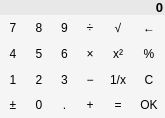
<?xml version="1.0" encoding="UTF-8"?>
<ui version="4.0">
 <class>WPopupCalculator</class>
 <widget class="QWidget" name="WPopupCalculator">
  <property name="geometry">
   <rect>
    <x>0</x>
    <y>0</y>
    <width>165</width>
    <height>118</height>
   </rect>
  </property>
  <property name="palette">
   <palette>
    <active>
     <colorrole role="Button">
      <brush brushstyle="SolidPattern">
       <color alpha="255">
        <red>245</red>
        <green>245</green>
        <blue>245</blue>
       </color>
      </brush>
     </colorrole>
     <colorrole role="Base">
      <brush brushstyle="SolidPattern">
       <color alpha="255">
        <red>245</red>
        <green>245</green>
        <blue>245</blue>
       </color>
      </brush>
     </colorrole>
     <colorrole role="Window">
      <brush brushstyle="SolidPattern">
       <color alpha="255">
        <red>245</red>
        <green>245</green>
        <blue>245</blue>
       </color>
      </brush>
     </colorrole>
    </active>
    <inactive>
     <colorrole role="Button">
      <brush brushstyle="SolidPattern">
       <color alpha="255">
        <red>245</red>
        <green>245</green>
        <blue>245</blue>
       </color>
      </brush>
     </colorrole>
     <colorrole role="Base">
      <brush brushstyle="SolidPattern">
       <color alpha="255">
        <red>245</red>
        <green>245</green>
        <blue>245</blue>
       </color>
      </brush>
     </colorrole>
     <colorrole role="Window">
      <brush brushstyle="SolidPattern">
       <color alpha="255">
        <red>245</red>
        <green>245</green>
        <blue>245</blue>
       </color>
      </brush>
     </colorrole>
    </inactive>
    <disabled>
     <colorrole role="Button">
      <brush brushstyle="SolidPattern">
       <color alpha="255">
        <red>245</red>
        <green>245</green>
        <blue>245</blue>
       </color>
      </brush>
     </colorrole>
     <colorrole role="Base">
      <brush brushstyle="SolidPattern">
       <color alpha="255">
        <red>245</red>
        <green>245</green>
        <blue>245</blue>
       </color>
      </brush>
     </colorrole>
     <colorrole role="Window">
      <brush brushstyle="SolidPattern">
       <color alpha="255">
        <red>245</red>
        <green>245</green>
        <blue>245</blue>
       </color>
      </brush>
     </colorrole>
    </disabled>
   </palette>
  </property>
  <property name="windowTitle">
   <string>Калькулятор</string>
  </property>
  <property name="styleSheet">
   <string notr="true">background-color: rgb(245, 245, 245);</string>
  </property>
  <layout class="QGridLayout" name="gridLayout">
   <property name="margin">
    <number>0</number>
   </property>
   <property name="spacing">
    <number>0</number>
   </property>
   <item row="0" column="0" colspan="6">
    <widget class="QLabel" name="display">
     <property name="sizePolicy">
      <sizepolicy hsizetype="Expanding" vsizetype="Preferred">
       <horstretch>0</horstretch>
       <verstretch>0</verstretch>
      </sizepolicy>
     </property>
     <property name="font">
      <font>
       <pointsize>10</pointsize>
       <weight>75</weight>
       <bold>true</bold>
      </font>
     </property>
     <property name="styleSheet">
      <string notr="true">background-color: rgb(232, 232, 232);</string>
     </property>
     <property name="text">
      <string>0</string>
     </property>
     <property name="textFormat">
      <enum>Qt::PlainText</enum>
     </property>
     <property name="alignment">
      <set>Qt::AlignRight|Qt::AlignTrailing|Qt::AlignVCenter</set>
     </property>
     <property name="margin">
      <number>3</number>
     </property>
     <property name="indent">
      <number>2</number>
     </property>
     <property name="textInteractionFlags">
      <set>Qt::LinksAccessibleByMouse|Qt::TextSelectableByMouse</set>
     </property>
    </widget>
   </item>
   <item row="1" column="0">
    <widget class="QToolButton" name="digitButton_7">
     <property name="sizePolicy">
      <sizepolicy hsizetype="Minimum" vsizetype="MinimumExpanding">
       <horstretch>0</horstretch>
       <verstretch>0</verstretch>
      </sizepolicy>
     </property>
     <property name="minimumSize">
      <size>
       <width>24</width>
       <height>24</height>
      </size>
     </property>
     <property name="focusPolicy">
      <enum>Qt::NoFocus</enum>
     </property>
     <property name="text">
      <string notr="true">7</string>
     </property>
     <property name="autoRaise">
      <bool>true</bool>
     </property>
    </widget>
   </item>
   <item row="1" column="1">
    <widget class="QToolButton" name="digitButton_8">
     <property name="sizePolicy">
      <sizepolicy hsizetype="Minimum" vsizetype="MinimumExpanding">
       <horstretch>0</horstretch>
       <verstretch>0</verstretch>
      </sizepolicy>
     </property>
     <property name="minimumSize">
      <size>
       <width>24</width>
       <height>24</height>
      </size>
     </property>
     <property name="focusPolicy">
      <enum>Qt::NoFocus</enum>
     </property>
     <property name="text">
      <string notr="true">8</string>
     </property>
     <property name="autoRaise">
      <bool>true</bool>
     </property>
    </widget>
   </item>
   <item row="1" column="2">
    <widget class="QToolButton" name="digitButton_9">
     <property name="sizePolicy">
      <sizepolicy hsizetype="Minimum" vsizetype="MinimumExpanding">
       <horstretch>0</horstretch>
       <verstretch>0</verstretch>
      </sizepolicy>
     </property>
     <property name="minimumSize">
      <size>
       <width>24</width>
       <height>24</height>
      </size>
     </property>
     <property name="focusPolicy">
      <enum>Qt::NoFocus</enum>
     </property>
     <property name="text">
      <string notr="true">9</string>
     </property>
     <property name="autoRaise">
      <bool>true</bool>
     </property>
    </widget>
   </item>
   <item row="1" column="3">
    <widget class="QToolButton" name="divideButton">
     <property name="sizePolicy">
      <sizepolicy hsizetype="Minimum" vsizetype="MinimumExpanding">
       <horstretch>0</horstretch>
       <verstretch>0</verstretch>
      </sizepolicy>
     </property>
     <property name="minimumSize">
      <size>
       <width>24</width>
       <height>24</height>
      </size>
     </property>
     <property name="focusPolicy">
      <enum>Qt::NoFocus</enum>
     </property>
     <property name="toolTip">
      <string>Divide</string>
     </property>
     <property name="text">
      <string notr="true">÷</string>
     </property>
     <property name="autoRaise">
      <bool>true</bool>
     </property>
    </widget>
   </item>
   <item row="1" column="4">
    <widget class="QToolButton" name="squareRootButton">
     <property name="sizePolicy">
      <sizepolicy hsizetype="Minimum" vsizetype="MinimumExpanding">
       <horstretch>0</horstretch>
       <verstretch>0</verstretch>
      </sizepolicy>
     </property>
     <property name="minimumSize">
      <size>
       <width>24</width>
       <height>24</height>
      </size>
     </property>
     <property name="focusPolicy">
      <enum>Qt::NoFocus</enum>
     </property>
     <property name="toolTip">
      <string>Square root</string>
     </property>
     <property name="text">
      <string notr="true">√</string>
     </property>
     <property name="autoRaise">
      <bool>true</bool>
     </property>
    </widget>
   </item>
   <item row="1" column="5">
    <widget class="QToolButton" name="backspaceButton">
     <property name="sizePolicy">
      <sizepolicy hsizetype="Minimum" vsizetype="MinimumExpanding">
       <horstretch>0</horstretch>
       <verstretch>0</verstretch>
      </sizepolicy>
     </property>
     <property name="minimumSize">
      <size>
       <width>24</width>
       <height>24</height>
      </size>
     </property>
     <property name="focusPolicy">
      <enum>Qt::NoFocus</enum>
     </property>
     <property name="toolTip">
      <string>Backspace</string>
     </property>
     <property name="text">
      <string notr="true">←</string>
     </property>
     <property name="autoRaise">
      <bool>true</bool>
     </property>
    </widget>
   </item>
   <item row="2" column="0">
    <widget class="QToolButton" name="digitButton_4">
     <property name="sizePolicy">
      <sizepolicy hsizetype="Minimum" vsizetype="MinimumExpanding">
       <horstretch>0</horstretch>
       <verstretch>0</verstretch>
      </sizepolicy>
     </property>
     <property name="minimumSize">
      <size>
       <width>24</width>
       <height>24</height>
      </size>
     </property>
     <property name="focusPolicy">
      <enum>Qt::NoFocus</enum>
     </property>
     <property name="text">
      <string notr="true">4</string>
     </property>
     <property name="autoRaise">
      <bool>true</bool>
     </property>
    </widget>
   </item>
   <item row="2" column="1">
    <widget class="QToolButton" name="digitButton_5">
     <property name="sizePolicy">
      <sizepolicy hsizetype="Minimum" vsizetype="MinimumExpanding">
       <horstretch>0</horstretch>
       <verstretch>0</verstretch>
      </sizepolicy>
     </property>
     <property name="minimumSize">
      <size>
       <width>24</width>
       <height>24</height>
      </size>
     </property>
     <property name="focusPolicy">
      <enum>Qt::NoFocus</enum>
     </property>
     <property name="text">
      <string notr="true">5</string>
     </property>
     <property name="autoRaise">
      <bool>true</bool>
     </property>
    </widget>
   </item>
   <item row="2" column="2">
    <widget class="QToolButton" name="digitButton_6">
     <property name="sizePolicy">
      <sizepolicy hsizetype="Minimum" vsizetype="MinimumExpanding">
       <horstretch>0</horstretch>
       <verstretch>0</verstretch>
      </sizepolicy>
     </property>
     <property name="minimumSize">
      <size>
       <width>24</width>
       <height>24</height>
      </size>
     </property>
     <property name="focusPolicy">
      <enum>Qt::NoFocus</enum>
     </property>
     <property name="text">
      <string notr="true">6</string>
     </property>
     <property name="autoRaise">
      <bool>true</bool>
     </property>
    </widget>
   </item>
   <item row="2" column="3">
    <widget class="QToolButton" name="multiplyButton">
     <property name="sizePolicy">
      <sizepolicy hsizetype="Minimum" vsizetype="MinimumExpanding">
       <horstretch>0</horstretch>
       <verstretch>0</verstretch>
      </sizepolicy>
     </property>
     <property name="minimumSize">
      <size>
       <width>24</width>
       <height>24</height>
      </size>
     </property>
     <property name="focusPolicy">
      <enum>Qt::NoFocus</enum>
     </property>
     <property name="toolTip">
      <string>Multiply</string>
     </property>
     <property name="text">
      <string notr="true">×</string>
     </property>
     <property name="autoRaise">
      <bool>true</bool>
     </property>
    </widget>
   </item>
   <item row="2" column="4">
    <widget class="QToolButton" name="powerButton">
     <property name="sizePolicy">
      <sizepolicy hsizetype="Minimum" vsizetype="MinimumExpanding">
       <horstretch>0</horstretch>
       <verstretch>0</verstretch>
      </sizepolicy>
     </property>
     <property name="minimumSize">
      <size>
       <width>24</width>
       <height>24</height>
      </size>
     </property>
     <property name="focusPolicy">
      <enum>Qt::NoFocus</enum>
     </property>
     <property name="text">
      <string notr="true">x²</string>
     </property>
     <property name="autoRaise">
      <bool>true</bool>
     </property>
    </widget>
   </item>
   <item row="2" column="5">
    <widget class="QToolButton" name="percentButton">
     <property name="sizePolicy">
      <sizepolicy hsizetype="Minimum" vsizetype="MinimumExpanding">
       <horstretch>0</horstretch>
       <verstretch>0</verstretch>
      </sizepolicy>
     </property>
     <property name="minimumSize">
      <size>
       <width>24</width>
       <height>24</height>
      </size>
     </property>
     <property name="focusPolicy">
      <enum>Qt::NoFocus</enum>
     </property>
     <property name="toolTip">
      <string>Percent</string>
     </property>
     <property name="text">
      <string notr="true">%</string>
     </property>
     <property name="autoRaise">
      <bool>true</bool>
     </property>
    </widget>
   </item>
   <item row="3" column="0">
    <widget class="QToolButton" name="digitButton_1">
     <property name="sizePolicy">
      <sizepolicy hsizetype="Minimum" vsizetype="MinimumExpanding">
       <horstretch>0</horstretch>
       <verstretch>0</verstretch>
      </sizepolicy>
     </property>
     <property name="minimumSize">
      <size>
       <width>24</width>
       <height>24</height>
      </size>
     </property>
     <property name="focusPolicy">
      <enum>Qt::NoFocus</enum>
     </property>
     <property name="text">
      <string notr="true">1</string>
     </property>
     <property name="autoRaise">
      <bool>true</bool>
     </property>
    </widget>
   </item>
   <item row="3" column="1">
    <widget class="QToolButton" name="digitButton_2">
     <property name="sizePolicy">
      <sizepolicy hsizetype="Minimum" vsizetype="MinimumExpanding">
       <horstretch>0</horstretch>
       <verstretch>0</verstretch>
      </sizepolicy>
     </property>
     <property name="minimumSize">
      <size>
       <width>24</width>
       <height>24</height>
      </size>
     </property>
     <property name="focusPolicy">
      <enum>Qt::NoFocus</enum>
     </property>
     <property name="text">
      <string notr="true">2</string>
     </property>
     <property name="autoRaise">
      <bool>true</bool>
     </property>
    </widget>
   </item>
   <item row="3" column="2">
    <widget class="QToolButton" name="digitButton_3">
     <property name="sizePolicy">
      <sizepolicy hsizetype="Minimum" vsizetype="MinimumExpanding">
       <horstretch>0</horstretch>
       <verstretch>0</verstretch>
      </sizepolicy>
     </property>
     <property name="minimumSize">
      <size>
       <width>24</width>
       <height>24</height>
      </size>
     </property>
     <property name="focusPolicy">
      <enum>Qt::NoFocus</enum>
     </property>
     <property name="text">
      <string notr="true">3</string>
     </property>
     <property name="autoRaise">
      <bool>true</bool>
     </property>
    </widget>
   </item>
   <item row="3" column="3">
    <widget class="QToolButton" name="minusButton">
     <property name="sizePolicy">
      <sizepolicy hsizetype="Minimum" vsizetype="MinimumExpanding">
       <horstretch>0</horstretch>
       <verstretch>0</verstretch>
      </sizepolicy>
     </property>
     <property name="minimumSize">
      <size>
       <width>24</width>
       <height>24</height>
      </size>
     </property>
     <property name="focusPolicy">
      <enum>Qt::NoFocus</enum>
     </property>
     <property name="toolTip">
      <string>Minus</string>
     </property>
     <property name="text">
      <string notr="true">−</string>
     </property>
     <property name="autoRaise">
      <bool>true</bool>
     </property>
    </widget>
   </item>
   <item row="3" column="4">
    <widget class="QToolButton" name="reciprocalButton">
     <property name="sizePolicy">
      <sizepolicy hsizetype="Minimum" vsizetype="MinimumExpanding">
       <horstretch>0</horstretch>
       <verstretch>0</verstretch>
      </sizepolicy>
     </property>
     <property name="minimumSize">
      <size>
       <width>24</width>
       <height>24</height>
      </size>
     </property>
     <property name="focusPolicy">
      <enum>Qt::NoFocus</enum>
     </property>
     <property name="text">
      <string notr="true">1/x</string>
     </property>
     <property name="autoRaise">
      <bool>true</bool>
     </property>
    </widget>
   </item>
   <item row="3" column="5">
    <widget class="QToolButton" name="clearButton">
     <property name="sizePolicy">
      <sizepolicy hsizetype="Minimum" vsizetype="MinimumExpanding">
       <horstretch>0</horstretch>
       <verstretch>0</verstretch>
      </sizepolicy>
     </property>
     <property name="minimumSize">
      <size>
       <width>24</width>
       <height>24</height>
      </size>
     </property>
     <property name="focusPolicy">
      <enum>Qt::NoFocus</enum>
     </property>
     <property name="toolTip">
      <string>Clear all (Delete)</string>
     </property>
     <property name="text">
      <string notr="true">C</string>
     </property>
     <property name="autoRaise">
      <bool>true</bool>
     </property>
    </widget>
   </item>
   <item row="4" column="0">
    <widget class="QToolButton" name="changeSignButton">
     <property name="sizePolicy">
      <sizepolicy hsizetype="Minimum" vsizetype="MinimumExpanding">
       <horstretch>0</horstretch>
       <verstretch>0</verstretch>
      </sizepolicy>
     </property>
     <property name="minimumSize">
      <size>
       <width>24</width>
       <height>24</height>
      </size>
     </property>
     <property name="focusPolicy">
      <enum>Qt::NoFocus</enum>
     </property>
     <property name="toolTip">
      <string>Change sign</string>
     </property>
     <property name="text">
      <string notr="true">±</string>
     </property>
     <property name="autoRaise">
      <bool>true</bool>
     </property>
    </widget>
   </item>
   <item row="4" column="1">
    <widget class="QToolButton" name="digitButton_0">
     <property name="sizePolicy">
      <sizepolicy hsizetype="Minimum" vsizetype="MinimumExpanding">
       <horstretch>0</horstretch>
       <verstretch>0</verstretch>
      </sizepolicy>
     </property>
     <property name="minimumSize">
      <size>
       <width>24</width>
       <height>24</height>
      </size>
     </property>
     <property name="focusPolicy">
      <enum>Qt::NoFocus</enum>
     </property>
     <property name="text">
      <string notr="true">0</string>
     </property>
     <property name="autoRaise">
      <bool>true</bool>
     </property>
    </widget>
   </item>
   <item row="4" column="2">
    <widget class="QToolButton" name="pointButton">
     <property name="sizePolicy">
      <sizepolicy hsizetype="Minimum" vsizetype="MinimumExpanding">
       <horstretch>0</horstretch>
       <verstretch>0</verstretch>
      </sizepolicy>
     </property>
     <property name="minimumSize">
      <size>
       <width>24</width>
       <height>24</height>
      </size>
     </property>
     <property name="focusPolicy">
      <enum>Qt::NoFocus</enum>
     </property>
     <property name="toolTip">
      <string>Decimal point</string>
     </property>
     <property name="text">
      <string notr="true">.</string>
     </property>
     <property name="autoRaise">
      <bool>true</bool>
     </property>
    </widget>
   </item>
   <item row="4" column="3">
    <widget class="QToolButton" name="plusButton">
     <property name="sizePolicy">
      <sizepolicy hsizetype="Minimum" vsizetype="MinimumExpanding">
       <horstretch>0</horstretch>
       <verstretch>0</verstretch>
      </sizepolicy>
     </property>
     <property name="minimumSize">
      <size>
       <width>24</width>
       <height>24</height>
      </size>
     </property>
     <property name="focusPolicy">
      <enum>Qt::NoFocus</enum>
     </property>
     <property name="toolTip">
      <string>Plus</string>
     </property>
     <property name="text">
      <string notr="true">+</string>
     </property>
     <property name="autoRaise">
      <bool>true</bool>
     </property>
    </widget>
   </item>
   <item row="4" column="4">
    <widget class="QToolButton" name="equalButton">
     <property name="sizePolicy">
      <sizepolicy hsizetype="Minimum" vsizetype="MinimumExpanding">
       <horstretch>0</horstretch>
       <verstretch>0</verstretch>
      </sizepolicy>
     </property>
     <property name="minimumSize">
      <size>
       <width>24</width>
       <height>24</height>
      </size>
     </property>
     <property name="focusPolicy">
      <enum>Qt::NoFocus</enum>
     </property>
     <property name="toolTip">
      <string>Equal</string>
     </property>
     <property name="text">
      <string notr="true">=</string>
     </property>
     <property name="autoRaise">
      <bool>true</bool>
     </property>
    </widget>
   </item>
   <item row="4" column="5">
    <widget class="QToolButton" name="okButton">
     <property name="sizePolicy">
      <sizepolicy hsizetype="Minimum" vsizetype="MinimumExpanding">
       <horstretch>0</horstretch>
       <verstretch>0</verstretch>
      </sizepolicy>
     </property>
     <property name="minimumSize">
      <size>
       <width>24</width>
       <height>24</height>
      </size>
     </property>
     <property name="focusPolicy">
      <enum>Qt::NoFocus</enum>
     </property>
     <property name="toolTip">
      <string>Accept (Insert)</string>
     </property>
     <property name="text">
      <string notr="true">OK</string>
     </property>
     <property name="autoRaise">
      <bool>true</bool>
     </property>
    </widget>
   </item>
  </layout>
 </widget>
 <resources/>
 <connections/>
</ui>
